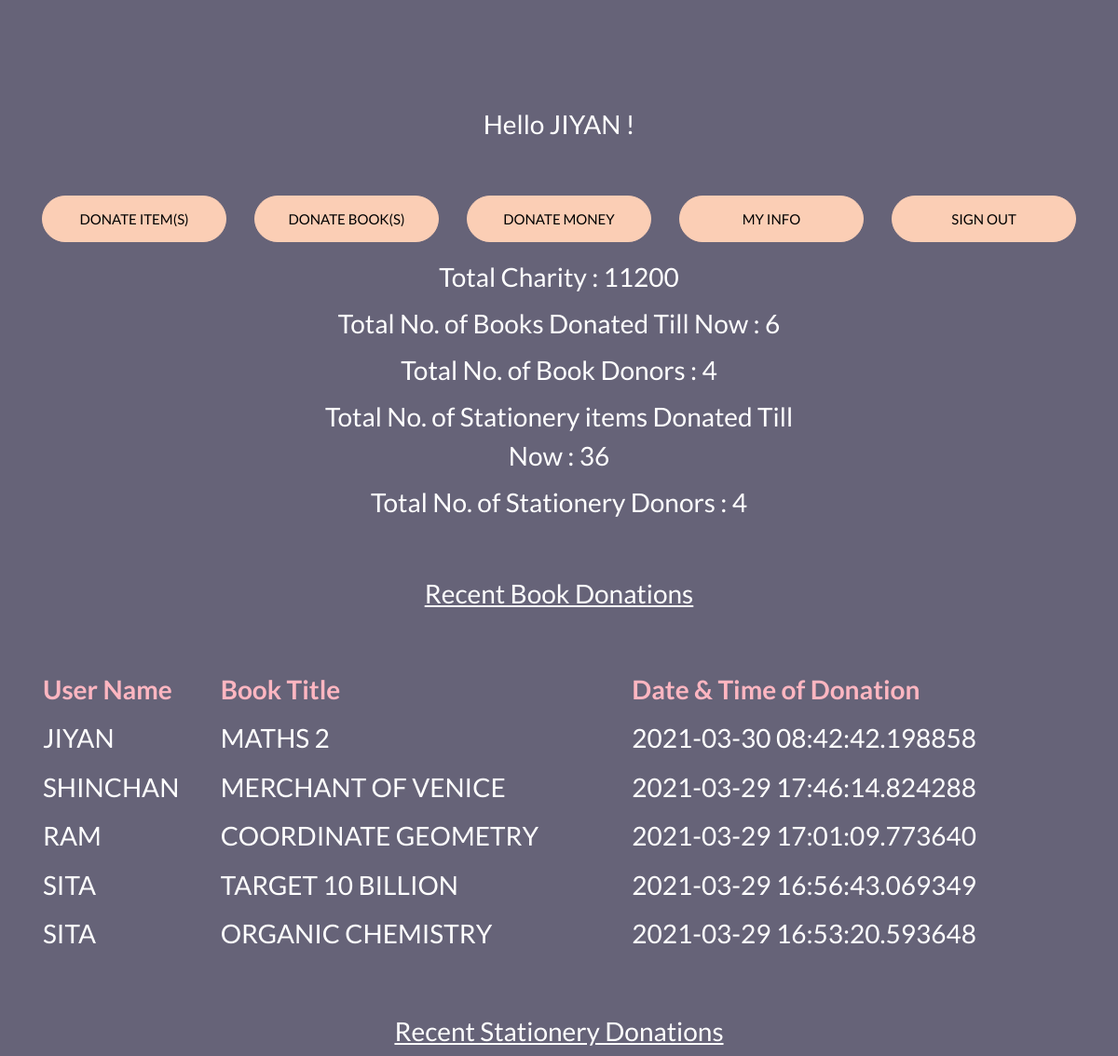
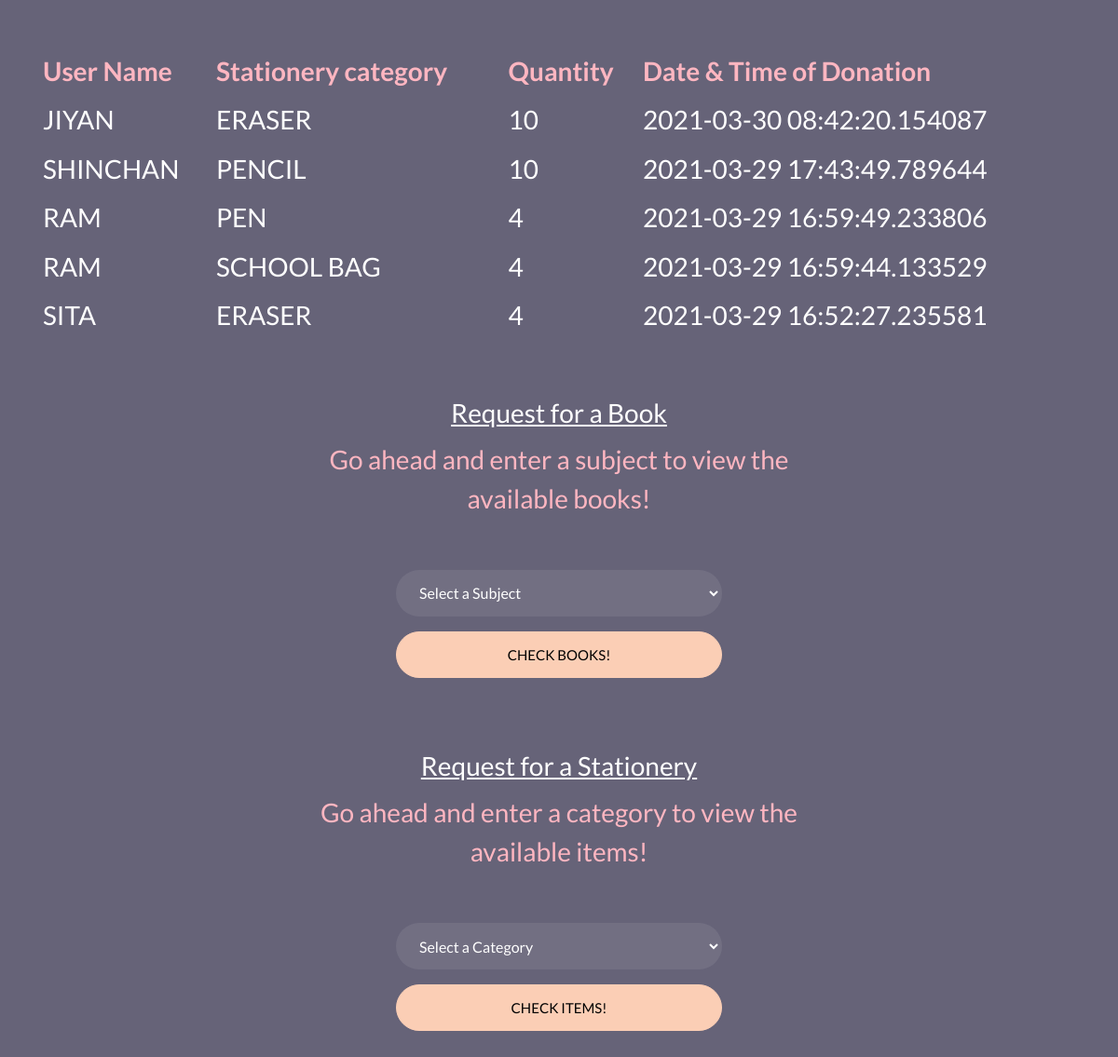
/dorei/transaction/10/, run on the app's committed database (2 pictures, top to bottom).
### dorei/models.py (models this page shows, shortened)
class User(models.Model):
    user_id = models.AutoField(db_column='user_id', primary_key=True)
    first_name = models.TextField(db_column='first_name', max_length=10)
    middle_name = models.TextField(db_column='middle_name', max_length=10, blank=True, null=True)
    last_name = models.TextField(db_column='last_name', max_length=10, blank=True, null=True)
    email_address = models.EmailField(db_column='email_address', max_length=40)
    house_number = models.CharField(db_column='house_number', max_length=10, blank=True, null=True)
    street_number = models.CharField(db_column='street_number', max_length=10, blank=True, null=True)
    street_name = models.TextField(db_column='street_name', max_length=50)
    city = models.TextField(db_column='city', max_length=50)
    state = models.TextField(db_column='state', max_length=50)
    postal_code = models.DecimalField(db_column='postal_code', max_digits=6, decimal_places=0)
    password = models.CharField(db_column='password', max_length=256)

### dorei/views.py (the view, shortened to what this page needs)
# urls.py: path('transaction/<int:user_id>/', views.transaction, name='transaction'),
def transaction(request, user_id):
    user_name = select_using_raw_sql("SELECT UPPER(first_name) FROM dorei_user as du WHERE du.user_id =" + str(user_id))
    total_charity = select_using_raw_sql("SELECT SUM(dm.amount) FROM dorei_money AS dm")
    books_donated = select_using_raw_sql("SELECT COUNT(db.isbn) FROM dorei_bookdonate AS db WHERE db.is_collected=1")
    stationery_donated = select_using_raw_sql("SELECT SUM(ds.quantity) FROM dorei_stationerydonate AS ds WHERE ds.is_collected=1")
    book_donors = select_using_raw_sql("SELECT COUNT(DISTINCT(db.user_id)) FROM dorei_bookdonate AS db WHERE db.is_collected=1")
    stationery_donors = select_using_raw_sql("SELECT COUNT(DISTINCT(ds.user_id)) FROM dorei_stationerydonate AS ds WHERE ds.is_collected=1")
    recent_book_donation = select_using_raw_sql("SELECT UPPER(du.first_name) AS name,UPPER(db.title) AS title,dbd.t_time AS t_time\
     FROM dorei_bookdonate AS dbd, dorei_book AS db, dorei_user AS du\
     WHERE dbd.is_collected=1 AND du.user_id=dbd.user_id AND db.isbn=dbd.isbn ORDER BY dbd.t_time DESC LIMIT 5")
    recent_stationery_donation = select_using_raw_sql("SELECT UPPER(du.first_name) AS name,UPPER(ds.stationery_name) AS category,dsd.quantity AS quantity,dsd.t_time AS t_time\
     FROM dorei_stationerydonate AS dsd, dorei_stationery AS ds, dorei_user AS du\
     WHERE dsd.is_collected=1 AND du.user_id=dsd.user_id AND ds.stationery_id=dsd.stationery_id ORDER BY dsd.t_time DESC LIMIT 5")
    books_available = []
    subject = 'Select a Subject'
    stationery_available = []
    category = 'Select a Category'
    data = {
            'id':user_id,
            'user_name':user_name[0]['UPPER(first_name)'],
            'charity':total_charity[0]['SUM(dm.amount)'],
            'books_donated':books_donated[0]['COUNT(db.isbn)'],
            'stationery_donated':stationery_donated[0]['SUM(ds.quantity)'],
            'book_donors':book_donors[0]['COUNT(DISTINCT(db.user_id))'],
            'stationery_donors':stationery_donors[0]['COUNT(DISTINCT(ds.user_id))'],
            'recent_book_donation':recent_book_donation,
            'recent_stationery_donation':recent_stationery_donation,
            'books_available':books_available,
            'subject':subject,
            'stationery_available':stationery_available,
            'category':category,
        }
    return render(request, 'user_ui.html', data)

### dorei/views.py (called while the page is built)
def select_using_raw_sql(sql):
    cursor = connection.cursor()
    try:
        cursor.execute(sql)
    except Exception as e:
        print(e)
        return []
    results = cursor.fetchall()
    l = []
    for  i in range(len(results)):
        dict = {}
        field = 0
        while True:
            try:
                dict[cursor.description[field][0]] = str(results[i][field])
                field = field +1
            except IndexError as e:
                break
        l.append(dict)
    return l

### dorei/templates/user_ui.html (shortened to what this page needs)
{% extends "base_generic.html" %}
{% block content %}
  <body class="img js-fullheight" style="background-color: #928DAB;">
  <section class="ftco-section">
    <div class="container">
      <div class="row justify-content-center">
        <div class="col-md-6 text-center mb-5">
          <h2 class="heading-section">Hello  {{user_name}} !</h2>
        </div>
      </div>
      <div class="row justify-content-center">
          <div class="col form-group">
            <a href="{% url 'donate_stationery' user_id=id%}"><button type="submit" class="form-control btn btn-primary submit px-3">Donate Item(s)</button></a>
          </div>
          <div class="col form-group">
            <a href="{% url 'donate_book' user_id=id%}"><button type="submit" class="form-control btn btn-primary submit px-3">Donate Book(s)</button></a>
          </div>
          <div class="col form-group">
            <a href="{% url 'donate_money' user_id=id%}"><button type="submit" class="form-control btn btn-primary submit px-3">Donate Money</button></a>
          </div>
          <div class="col form-group">
            <a href="{% url 'user_info' user_id=id%}"><button type="submit" class="form-control btn btn-primary submit px-3">My Info</button></a>
          </div>
          <div class="col form-group">
            <a href="/dorei/signOut/"><button type="submit" class="form-control btn btn-primary submit px-3">Sign Out</button></a>
          </div>
      </div>
      <div class="row justify-content-center">
        <div class="col-md-6 text-center mb-5">
          <h2 class="heading-section">Total Charity : {{charity}}</h2>
          <h2 class="heading-section">Total No. of Books Donated Till Now : {{books_donated}}</h2>
          <h2 class="heading-section">Total No. of Book Donors : {{book_donors}}</h2>
          <h2 class="heading-section">Total No. of Stationery items Donated Till Now : {{stationery_donated}}</h2>
          <h2 class="heading-section">Total No. of Stationery Donors : {{stationery_donors}}</h2>
        </div>
      </div>
      <div class="row justify-content-center">
          <div class="col-md-6 text-center mb-5">
            <h2 class="heading-section"><u>Recent Book Donations</u></h2>
          </div>
      </div>
      <table style="width:100%">
        <tr class="heading-section" style="color:#FFB6C1;">
          <th>User Name</th>
          <th>Book Title</th>
          <th>Date & Time of Donation</th>
        </tr>
        {% for donation in recent_book_donation %}
        <tr class="heading-section" style="color:#FFFFFF">
          <td >{{donation.name}}</td>
          <td >{{donation.title}}</td>
          <td >{{donation.t_time}}</td>
        </tr>
        {% endfor %}
      </table>
    <div class="row justify-content-center">
        <div class="col-md-6 text-center mb-5">
          <br></br>
          <h2 class="heading-section"><u>Recent Stationery Donations</u></h2>
        </div>
    </div>
    <table style="width:100%">
      <tr class="heading-section" style="color:#FFB6C1;">
        <th>User Name</th>
        <th>Stationery category</th>
        <th>Quantity</th>
        <th>Date & Time of Donation</th>
      </tr>
      {% for donation in recent_stationery_donation %}
      <tr class="heading-section" style="color:#FFFFFF">
        <td>{{donation.name}}</td>
        <td>{{donation.category}}</td>
        <td>{{donation.quantity}}</td>
        <td>{{donation.t_time}}</td>
      </tr>
      {% endfor %}
    </table>
    <div class="row justify-content-center">
        <div class="col-md-6 text-center mb-5">
          <br></br>
          <h2 class="heading-section"><u>Request for a Book</u></h2>
          <h2 class="heading-section" style="color:#FFB6C1;">Go ahead and enter a subject to view the available books!</h2>
        </div>
    </div>
    <div class="row justify-content-center">
        <div class="col-md-6 col-lg-4">
          <div class="login-wrap p-0">
            <form action="{% url 'transaction' user_id=id%}" method="POST" class="signin-form">
              <div class="form-group">
                <select type="text" name="subject" class="form-control" placeholder="Subject" required>
                    <option>{{subject}}</option>
                </select>
              </div>
              <div class="form-group">
                <button type="submit" class="form-control btn btn-primary submit px-3">Check Books!</button>
              </div>
            </form>
          </div>
        </div>
      </div>
    <div class="row justify-content-center">
        <div class="col-md-6 text-center mb-5">
          <br></br>
          <h2 class="heading-section"><u>Request for a Stationery</u></h2>
          <h2 class="heading-section" style="color:#FFB6C1;">Go ahead and enter a category to view the available items!</h2>
        </div>
    </div>
    <div class="row justify-content-center">
        <div class="col-md-6 col-lg-4">
          <div class="login-wrap p-0">
            <form action="{% url 'transaction' user_id=id%}" method="POST" class="signin-form">
              <div class="form-group">
                <select type="text" name="category" class="form-control" placeholder="Subject" required>
                    <option>{{category}}</option>
                </select>
              </div>
              <div class="form-group">
                <button type="submit" class="form-control btn btn-primary submit px-3">Check Items!</button>
              </div>
            </form>
          </div>
        </div>
      </div>
    </div>
  </section>
  </body>
{% endblock %}

### data on the page
User: name "JIYAN", title "MATHS 2", t_time "2021-03-30 08:42:42.198858", category "ERASER", quantity "10", t_time "2021-03-30 08:42:20.154087"
User: name "SHINCHAN", title "MERCHANT OF VENICE", t_time "2021-03-29 17:46:14.824288", category "PENCIL", quantity "10", t_time "2021-03-29 17:43:49.789644"
User: name "RAM", title "COORDINATE GEOMETRY", t_time "2021-03-29 17:01:09.773640", category "PEN", quantity "4", t_time "2021-03-29 16:59:49.233806", category "SCHOOL BAG", t_time "2021-03-29 16:59:44.133529"
User: name "SITA", title "TARGET 10 BILLION", t_time "2021-03-29 16:56:43.069349", title "ORGANIC CHEMISTRY", t_time "2021-03-29 16:53:20.593648", category "ERASER", quantity "4", t_time "2021-03-29 16:52:27.235581"

### other printed values
{{ user_name }} "JIYAN"
{{ charity }} "11200"
{{ books_donated }} "6"
{{ book_donors }} "4"
{{ stationery_donated }} "36"
{{ stationery_donors }} "4"
form field subject "Select a Subject"
form field category "Select a Category"
